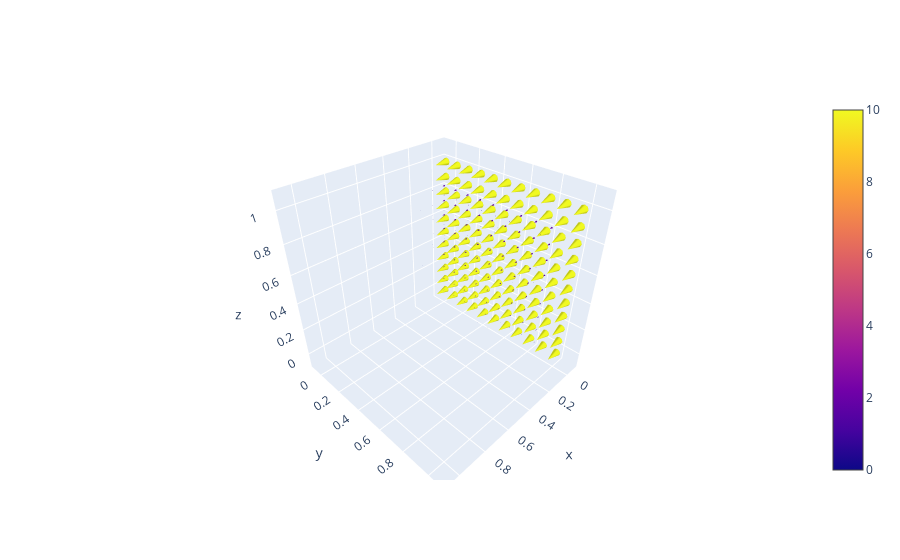

The code cell stored with this chart in its notebook:
### Code cell
import plotly.graph_objs as go

step = -1
fig = go.Figure(data=go.Cone(x=X.ravel(), y=Y.ravel(), z=Z.ravel(),
                             u=u_steps[step].ravel(), v=v_steps[step].ravel(), w=w_steps[step].ravel(),
                             sizemode='scaled', sizeref=1))
fig.show()

### Figure 1 — Plotly figure (JSON) as saved in the notebook; plotly's stock layout.template omitted (floating-point values rounded to 4 significant figures; data arrays with more than 128 entries replaced by an {"elided": "..."} marker saying what was removed)
{"data": [{"sizemode": "scaled", "sizeref": 1, "type": "cone", "u": {"elided": "1331 float values"}, "v": {"elided": "1331 float values"}, "w": {"elided": "1331 float values"}, "x": {"elided": "1331 float values"}, "y": {"elided": "1331 float values"}, "z": {"elided": "1331 float values"}}], "layout": {}}
